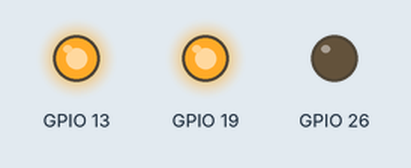
The program below on a simulated Raspberry Pi (BCM pin numbers). Parts: output pins drawn as LEDs (lit = HIGH). At 3.0 s the program stops and its outputs stay as they are.

Above: at 0.1 s.
At 3.1 s:
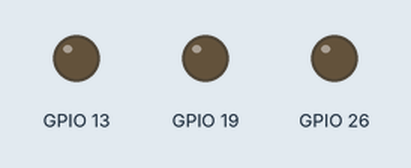
Timing chart, 0 to 4.5 s (numbered marks = the images above):
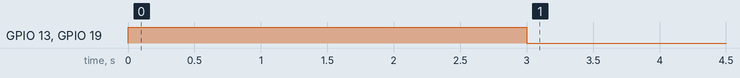

Measured:
- by itself, GPIO 13, GPIO 19: LOW → HIGH at 0.00 s, → LOW 3.0 s later

The program:

success0323_1.py
```python
import RPi.GPIO as GPIO
import time

GPIO.setmode(GPIO.BCM)
GPIO.setup(13,GPIO.OUT)
GPIO.setup(19,GPIO.OUT)
GPIO.setup(26,GPIO.OUT)

GPIO.output(13,True)
GPIO.output(19,True)
GPIO.output(26,False)

time.sleep(3)
GPIO.cleanup()
```
